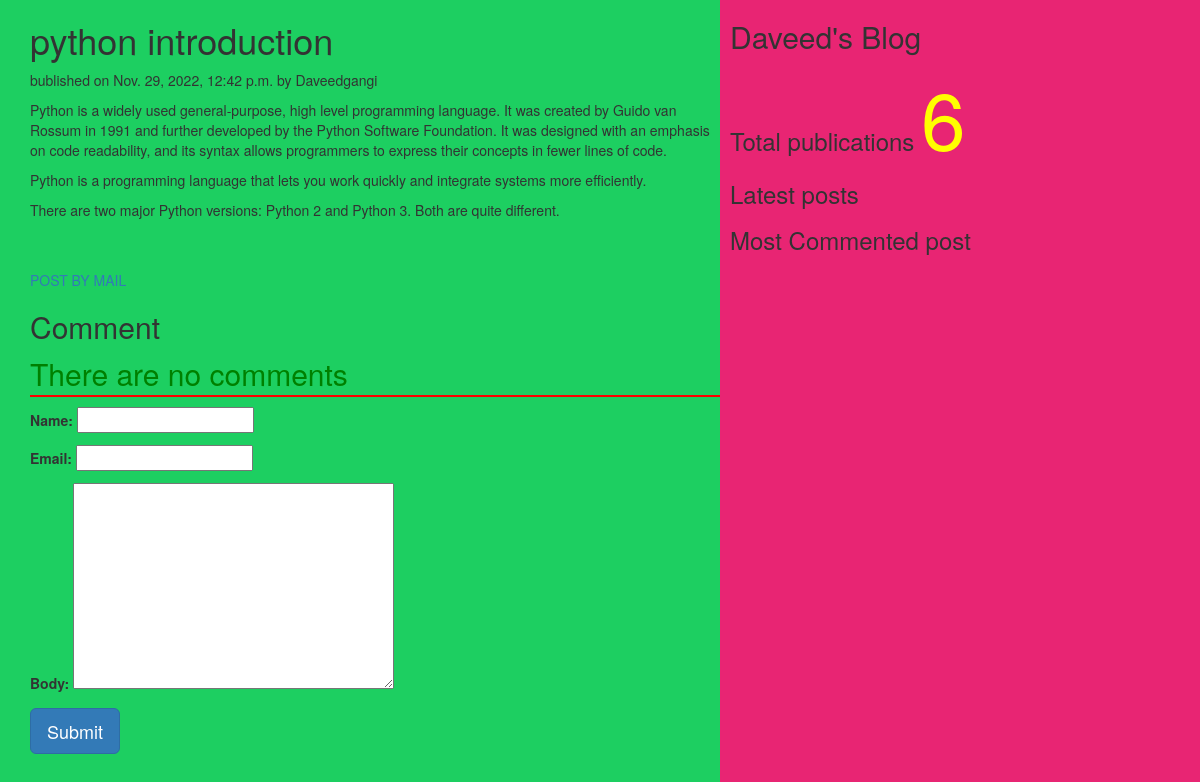
Screenshot of /2022/11/29/python-introduction with the database file from the repository.
### myApp/models.py (models this page shows, shortened)
class Post(models.Model):
    tags=TaggableManager()
    STATUS_CHOICE=(("draft","Draft"),("published","Published"))
    title=models.CharField(max_length=200)
    slug=models.SlugField(max_length=50,unique_for_date="publish")
    author=models.ForeignKey(User,related_name="blog_posts",on_delete=models.CASCADE)
    body=models.TextField()
    publish=models.DateTimeField(default=timezone.now)
    created=models.DateTimeField(auto_now_add=True)
    updated=models.DateTimeField(auto_now_add=True)
    status=models.CharField(max_length=20,choices=STATUS_CHOICE,default="draft")
    objects=CustomManger()
    class Meta:
        ordering=("-publish",)

### myApp/views.py (the view, shortened to what this page needs)
# urls.py: re_path(r'(?P<year>\d{4})/(?P<month>\d{2})/(?P<day>\d{2})/(?P<post>[-\w]+)',views.post_detail_view,name='post_detail'),
def post_detail_view(request,year,month,day,post):
    post=get_object_or_404(Post,slug=post,publish__year=year,publish__month=month,publish__day=day)
    comment=post.comment.filter(active=True)
    csubmit=False
    form=CommentForm()
    d={"post":post,"form":form,"csubmit":csubmit,"comment":comment}
    return render(request,"myApp/post_detail.html",d)

### myApp/forms.py
class CommentForm(forms.ModelForm):
    class Meta:
        model=Comment
        fields=("name","email","body")

### myApp/models.py (called while the page is built)
    def get_queryset(self):
        return super().get_queryset().filter(status='published')

### myApp/templatetags/mytags.py (called while the page is built)
@register.simple_tag
def total_posts():
    return Post.objects.count()

### templates/myApp/post_detail.html (shortened to what this page needs)
<html>
    {%extends "myApp/parent.html"%}
    {%block content_block%}
    <h1>{{post.title}}</h1>
    <p>bublished on {{post.publish}} by {{post.author|title}}<p>
    {{post.body|linebreaks}} <br><br>
        <a href="/{{post.id}}/share" calss="btn btn-lg btn-primary">POST BY MAIL</a>
    {%with comments.count as comments_count%}
    <h2>{{comments_count}} Comment {{comments_count|pluralize}}</h2>
    {%endwith%}
    {%if comments%}
    {%for c in comments%}
    <p>Comment{{forloop.counter}} by {{c.name}}</p>
    <div>{{c.body|linebreaks}}</div>
    <hr>
    {%endfor%}
    {%else%}
    <p style="color:green;font-size:30px;font-style:bold;border-bottom:2px red solid;">There are no comments</p>
    {%endif%}
    {%if csubmit%}
        <h2> Thank You..Your Comment has been added Successfully!</h2>
    {%else%}
    <form  method="post">
        {{form.as_p}}
        <input type="submit" class="btn btn-lg btn-primary" value="Submit">
    </form>
    {%endif%}
    {%endblock%}

### rows the page displays
Post: title "python introduction", publish "Nov. 29, 2022, 12:42 p.m.", author "Daveedgangi", body "Python is a widely used general-purpose, high level programming language. It was created by Guido van Rossum in 1991 and further developed by the Python Software Foundation. It was designed with an emphasis on code readability, and its syntax allows programmers to express their concepts in fewer lines of code. Python is a programming language that lets you work quickly and integrate systems more efficiently. There are two major Python versions: Python 2 and Python 3. Both are quite different."
